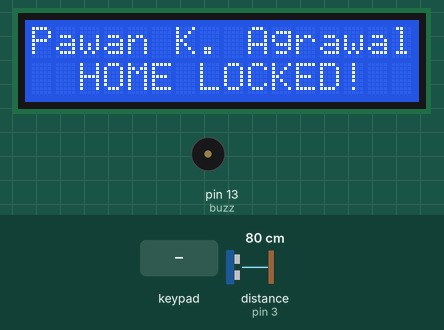
Recording of a sketch running on a simulated Arduino Uno, built with avr-gcc and run on an emulated ATmega328P. Shown: 16×2 character LCD, buzzer (waves = sounding, pin HIGH). Wiring (inferred from the names in the program): ultrasonic range finder: trigger pin 4; echo pin 3. The inputs (shaded band) are chosen by the test bench; at power-on: distance to the obstacle (sensor on pin 3) 80 cm. The echo pulse lasts 58.3 µs per cm; pins used as bus, display or sensor lines are not drawn; what the sketch prints to the serial monitor is not drawn.

Above: at 1.2 s.
1.3 s: distance to the obstacle (sensor on pin 3) set to 2 cm
At 1.9 s:
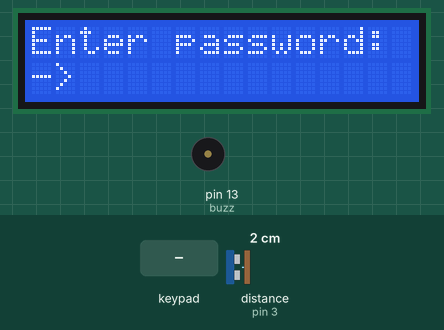
2.8 s: keypad keys 1 2 1 1 1 0 9 # pressed 0.4 s apart
At 6.9 s:
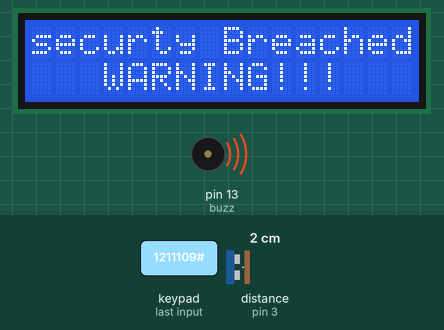
9.0 s: key 'D' pressed
At 11.1 s:
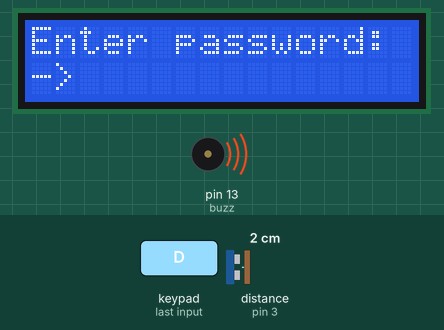
11.7 s: keypad keys 1 2 3 4 D pressed 0.4 s apart
At 15.0 s:
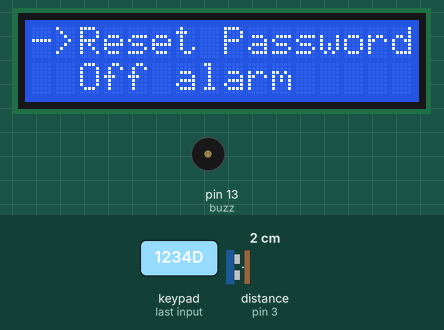
15.5 s: key 'B' pressed
At 16.3 s:
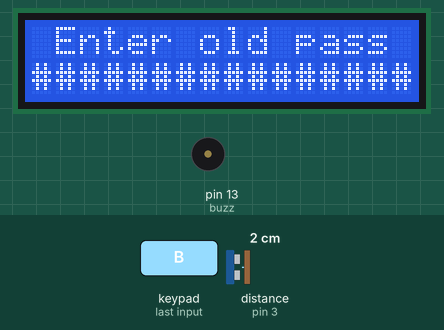
18.0 s: keypad keys 1 2 3 4 * pressed 0.4 s apart
At 22.0 s:
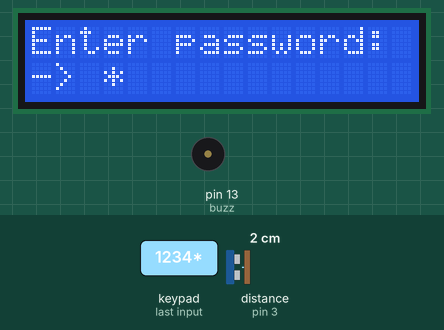
Timing chart, 0 to 23.5 s (numbered marks = the images above; inputs shaded):
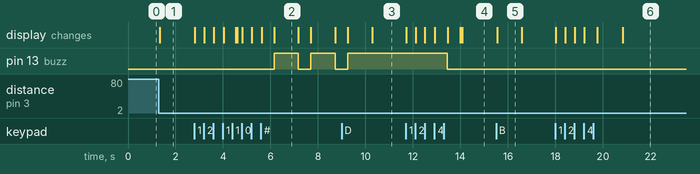

The sketch:

ArduinoCode.ino
```cpp
#include <Keypad.h>
#include <LiquidCrystal_I2C.h>
LiquidCrystal_I2C lcd(0x27, 16, 2);

//for ultrasonic sensor
const int trigPin = 4;
const int echoPin = 3;
long duration;

const int buzz = 13;

//for 4X4 matrix keypad
const byte ROWS = 4; /* four rows */
const byte COLS = 4; /* four columns */
/* define the symbols on the buttons of the keypads */
char hexaKeys[ROWS][COLS] = {
  {'1','2','3','A'},
  {'4','5','6','B'},
  {'7','8','9','C'},
  {'*','0','#','D'}};
byte rowPins[ROWS] = {12, 11, 10, 9}; /* connect to the row pinouts of the keypad */
byte colPins[COLS] = {8, 7, 6, 5}; /* connect to the column pinouts of the keypad */
/* initialize an instance of class NewKeypad */
Keypad customKeypad = Keypad( makeKeymap(hexaKeys), rowPins, colPins, ROWS, COLS);

bool lock = true;
bool alarm = true;
long long t =0;
String curr_password = "1234";

// return the readings of ultrasonic sensor
int readUltrasonic(){
  digitalWrite(trigPin, LOW);
  delayMicroseconds(2);
  digitalWrite(trigPin, HIGH);
  delayMicroseconds(10);
  digitalWrite(trigPin, LOW);
  duration = pulseIn(echoPin, HIGH);
  float  d= duration*0.034/2;              //d=distance
  Serial.println(d);
  return d;
}

// return the 4 char entered password
String enter_password(){
  t = millis();
  lcd.setCursor(0, 0);
  lcd.print("Enter password:  ");
  lcd.setCursor(0, 1);
  lcd.print("->                 ");
  String pass = "";
  int i=0;
  while( i < 4){
    char customKey = customKeypad.getKey();
    if( customKey){
      pass += customKey;
      i++;
    }
    lcd.setCursor(0, 1);
    lcd.print("-> "+ pass + "            ");

    if(millis()- t > 5000){
      return("");
    }
  }
  delay(500);
  return(pass);
}

//variry the current password, return true when verified, 3 attempt is given
bool verify_password(){
  int i=0;
  while(i<2){
    String pass = enter_password();
    if(pass == curr_password){
      return(true);
    }
    i++;
  }
  return(false);
}


void securty_breach(){

  while(1){
    lcd.setCursor(0, 0);
    lcd.print("securty Breached");
    lcd.setCursor(0, 1);
    lcd.print("   WARNING!!!   ");
    digitalWrite(buzz, HIGH);
    delay(1000);

    char customKey = customKeypad.getKey();
    if( customKey == 'D'){
      bool flag = verify_password();
      if(flag){
        lock = false;
        lcd.setCursor(0, 1);
        lcd.print("                 ");
      digitalWrite(buzz, LOW);
        break;
      }
    }

    lcd.setCursor(0, 1);
    lcd.print("                 ");
    digitalWrite(buzz, LOW);
    delay(500);

  }
  lcd.setCursor(0, 0);
  lcd.print("Alarm reset      ");
  delay(500);
}


void personEncountered(){
  bool flag = verify_password();
  if(flag){
    lock = false;
  }
  else{
    securty_breach();
  }
}


void reset_password(){
  lcd.setCursor(0, 0);
  lcd.print(" Enter old pass   ");
  lcd.setCursor(0, 1);
  lcd.print("##################");
  delay(1000);
  if(verify_password()){
    lcd.setCursor(0, 0);
    lcd.print(" Enter New pass   ");
    lcd.setCursor(0, 1);
    lcd.print("##################");
    delay(1000);
    String pass = enter_password();

    lcd.setCursor(0, 0);
    lcd.print("Re-enter password  ");
    lcd.setCursor(0, 1);
    lcd.print("##################");
    delay(1000);
    String temp = enter_password();
    if(temp == pass){
      curr_password = pass;
      lcd.setCursor(0, 0);
      lcd.print("Password Updated  ");
      lcd.setCursor(0, 1);
      lcd.print("##################");
      delay(1000);
      return(NULL);
    }
  }
  lcd.setCursor(0, 0);
  lcd.print("Update Failed!!!     ");
  lcd.setCursor(0, 1);
  lcd.print("Try again            ");
  delay(1000);
}

// main menu
void enterToMainMenu(){
  t = millis();
  int temp = 1;
  lcd.setCursor(0, 0);
  lcd.print("->Reset Password     ");
  lcd.setCursor(0, 1);
  if(alarm){
    lcd.print("  Off alarm        ");
  }
  else{
    lcd.print("  On alarm         ");
  }

  while(1){
    if(millis()-t>20000){
      break;
    }
    char customKey = customKeypad.getKey();
    if( customKey == 'A'){
      temp = 1;
    }
    if( customKey == 'C'){
      temp = 2;
    }
    if( customKey == 'B'){
      if(temp ==1){
        reset_password();
      }
      else if(temp ==2){
        if(alarm){
          lcd.setCursor(0, 0);
          lcd.print("                    ");
          lcd.setCursor(0, 1);
          lcd.print("Alarm OFF          ");
          alarm = false;
        }
        else{
          lcd.setCursor(0, 0);
          lcd.print("                   ");
          lcd.setCursor(0, 1);
          lcd.print("Alarm ON           ");
          alarm = true;
        }
        delay(1000);
      }
    }
    if( customKey == 'D'){
      return(NULL);
    }
    if(temp ==1){
      lcd.setCursor(0, 0);
      lcd.print("->Reset Password  ");
      lcd.setCursor(0, 1);
      if(alarm){
        lcd.print("  Off alarm          ");
      }
      else{
        lcd.print("  On alarm          ");
      }
    }
    else if(temp==2){
      lcd.setCursor(0, 0);
      lcd.print("  Reset Password     ");
      lcd.setCursor(0, 1);
      if(alarm){
        lcd.print("->Off alarm        ");
      }
      else{
        lcd.print("->On alarm         ");
      }
    }
  }
}


void setup(){
  pinMode(trigPin, OUTPUT);
  pinMode(echoPin, INPUT);
  pinMode(buzz, OUTPUT);

  Serial.begin(9600);

  lcd.begin();
  lcd.backlight();
  lcd.setCursor(0, 0);
  lcd.print("Pawan K. Agrawal");
}


void loop(){
  lcd.setCursor(0, 0);
  lcd.print("Pawan K. Agrawal     ");
  if(lock == true){
    lcd.setCursor(0, 1);
    lcd.print("  HOME LOCKED!       ");
  }
  else{
    lcd.setCursor(0, 1);
    lcd.print("  Welcome Home      ");
  }

  float d = readUltrasonic();
  if(d<=30 && lock == true && alarm == true){  // person detected
    personEncountered();
    t = millis();
  }

  char customKey = customKeypad.getKey();
  if( customKey == 'D' && (lock == false || alarm == false)){  // going to main menu
    enterToMainMenu();
  }

  if(lock == false && millis()- t > 10000){  // activating the allarm after 10sec
    lock = true;
  }

}
```

Measured:
- after the input at 1.3 s, the display: changes after 0.05 s (image 1)
- after the input at 2.8 s, pin 13 (buzz): alternates HIGH for 1.0 s and LOW for 0.53 s, starting after 3.4 s; the display: first changes at once (image 2 shows a later state)
- after the input at 9.0 s, pin 13 (buzz): goes on until 9.3 s, then stays HIGH; the display: first differs from a run without the input after 1.3 s (image 3)
- after the input at 11.7 s, pin 13 (buzz): HIGH → LOW after 1.7 s; the display: first changes at once (image 4 shows a later state)
- after the input at 15.5 s, the display: changes after 0.05 s (image 5)
- what the display in image 2 shows lasts 1.0 s, from 6.2 s to 7.2 s
